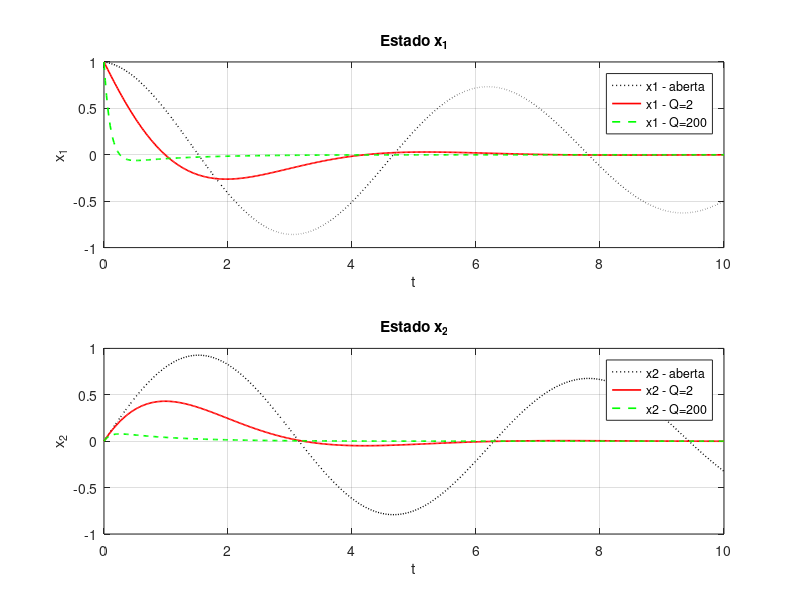
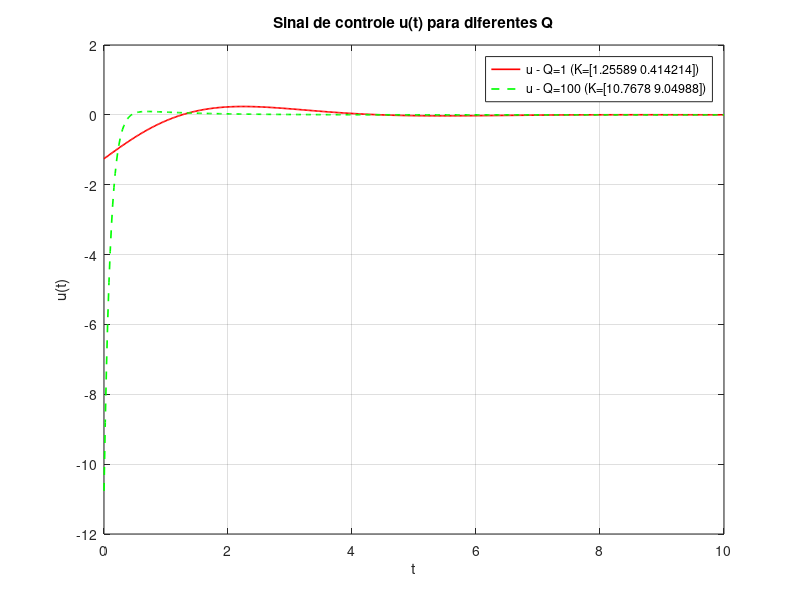

These figures' MATLAB source, in order:
% Sistema
A = [-0.1 -1; 1 0];
B = [1;0];
x0 = [1;0];
tspan = linspace(0,10,501);

% Malha aberta (apenas para referência)
dx_ol = @(t,x) A*x;
[to, xo] = ode45(dx_ol, tspan, x0);

% Configurações LQR a testar
Qs = {eye(2)*1, eye(2)*100};
R = 1;

% Prealoca para plot
colors = {'r','g'}; linest = {'-','--'};
Ks = cell(size(Qs));
tcells = cell(size(Qs));
xcells = cell(size(Qs));
ucells = cell(size(Qs));

for i = 1:numel(Qs)
    Q = Qs{i};
    K = lqr(A,B,Q,R);
    Ks{i} = K;
    Ac = A - B*K;
    dx_cl = @(t,x) Ac*x;
    [tcl, xcl] = ode45(dx_cl, tspan, x0);
    % calcula u(t) = -K*x(t) nos pontos retornados
    ucl = -(K * xcl')';
    tcells{i} = tcl;
    xcells{i} = xcl;
    ucells{i} = ucl;
end

% --- Plota estados (todos no mesmo gráfico) ---
figure;
subplot(2,1,1);
plot(to, xo(:,1), 'k:', 'LineWidth',1); hold on;
for i=1:numel(Qs)
    plot(tcells{i}, xcells{i}(:,1), colors{i}, 'LineStyle', linest{i}, 'LineWidth',1.2);
end
legend_entries = ['x1 - aberta', arrayfun(@(i) sprintf('x1 - Q=%g', trace(Qs{i})), 1:numel(Qs), 'UniformOutput',false)];
legend(legend_entries, 'Location','best');
xlabel('t'); ylabel('x_1'); grid on;
title('Estado x_1');

subplot(2,1,2);
plot(to, xo(:,2), 'k:', 'LineWidth',1); hold on;
for i=1:numel(Qs)
    plot(tcells{i}, xcells{i}(:,2), colors{i}, 'LineStyle', linest{i}, 'LineWidth',1.2);
end
legend_entries = ['x2 - aberta', arrayfun(@(i) sprintf('x2 - Q=%g', trace(Qs{i})), 1:numel(Qs), 'UniformOutput',false)];
legend(legend_entries, 'Location','best');
xlabel('t'); ylabel('x_2'); grid on;
title('Estado x_2');

% --- Plota sinais de controle (cada caso em figura separada ou mesmo eixo) ---
figure;
plot(tcells{1}, ucells{1}(:,1), colors{1}, 'LineStyle', linest{1}, 'LineWidth',1.2); hold on;
plot(tcells{2}, ucells{2}(:,1), colors{2}, 'LineStyle', linest{2}, 'LineWidth',1.2);
legend(sprintf('u - Q=1 (K=[%g %g])', Ks{1}(1), Ks{1}(2)), sprintf('u - Q=100 (K=[%g %g])', Ks{2}(1), Ks{2}(2)), 'Location','best');
xlabel('t'); ylabel('u(t)'); grid on;
title('Sinal de controle u(t) para diferentes Q');

% Opcional: mostra ganhos calculados
disp('Ganho LQR para cada Q:');
for i=1:numel(Qs)
    fprintf('Q = %g: K = [%g  %g]\n', trace(Qs{i}), Ks{i});
end
